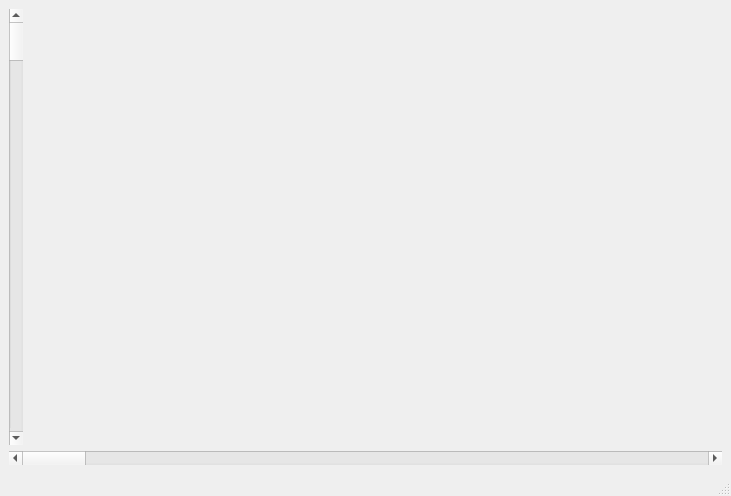
<?xml version="1.0" encoding="UTF-8"?>
<ui version="4.0">
 <class>MainWindow</class>
 <widget class="QMainWindow" name="MainWindow">
  <property name="geometry">
   <rect>
    <x>0</x>
    <y>0</y>
    <width>731</width>
    <height>496</height>
   </rect>
  </property>
  <property name="windowTitle">
   <string>MainWindow</string>
  </property>
  <widget class="QWidget" name="centralwidget">
   <layout class="QGridLayout" name="gridLayout">
    <item row="0" column="0">
     <layout class="QVBoxLayout" name="verticalLayout">
      <item>
       <layout class="QHBoxLayout" name="horizontalLayout">
        <item>
         <widget class="QScrollBar" name="verticalScrollBar">
          <property name="orientation">
           <enum>Qt::Vertical</enum>
          </property>
         </widget>
        </item>
        <item>
         <widget class="QCustomPlot" name="ploter" native="true"/>
        </item>
       </layout>
      </item>
      <item>
       <widget class="QScrollBar" name="horizontalScrollBar">
        <property name="orientation">
         <enum>Qt::Horizontal</enum>
        </property>
       </widget>
      </item>
     </layout>
    </item>
   </layout>
  </widget>
  <widget class="QMenuBar" name="menubar">
   <property name="geometry">
    <rect>
     <x>0</x>
     <y>0</y>
     <width>731</width>
     <height>20</height>
    </rect>
   </property>
  </widget>
  <widget class="QStatusBar" name="statusbar"/>
 </widget>
 <customwidgets>
  <customwidget>
   <class>QCustomPlot</class>
   <extends>QWidget</extends>
   <header>qcustomplot.h</header>
   <container>1</container>
  </customwidget>
 </customwidgets>
 <resources/>
 <connections/>
</ui>
